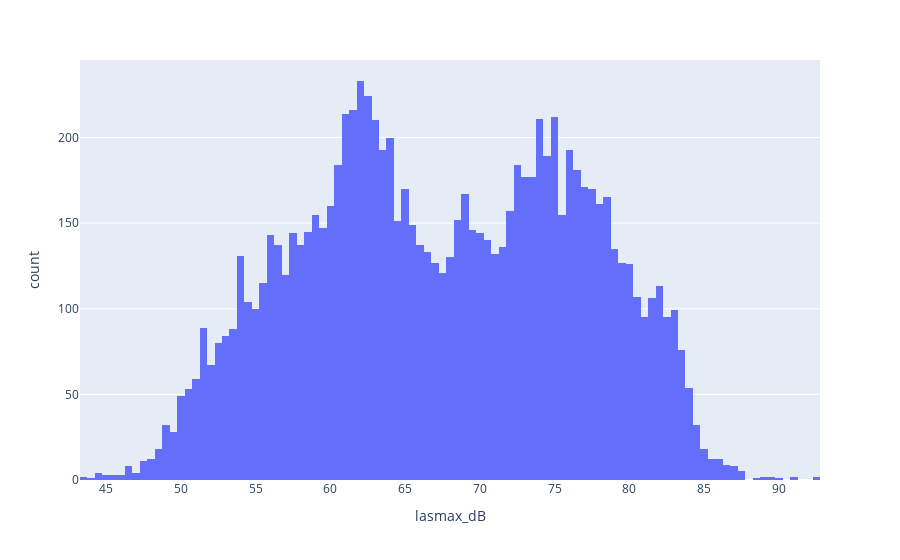

The notebook cell this image was saved under:
### Code cell
fig=px.histogram(
    data,
    'lasmax_dB'
)

fig.show()

### Figure 1 — Plotly figure (JSON) as saved in the notebook; plotly's stock layout.template omitted (floating-point values rounded to 4 significant figures; data arrays with more than 128 entries replaced by an {"elided": "..."} marker saying what was removed)
{"data": [{"alignmentgroup": "True", "bingroup": "x", "hovertemplate": "lasmax_dB=%{x}<br>count=%{y}<extra></extra>", "legendgroup": "", "marker": {"color": "#636efa", "pattern": {"shape": ""}}, "name": "", "offsetgroup": "", "orientation": "v", "showlegend": false, "type": "histogram", "x": {"elided": "9987 float values"}, "xaxis": "x", "yaxis": "y"}], "layout": {"barmode": "relative", "legend": {"tracegroupgap": 0}, "margin": {"t": 60}, "xaxis": {"anchor": "y", "domain": [0, 1], "title": {"text": "lasmax_dB"}}, "yaxis": {"anchor": "x", "domain": [0, 1], "title": {"text": "count"}}}}
